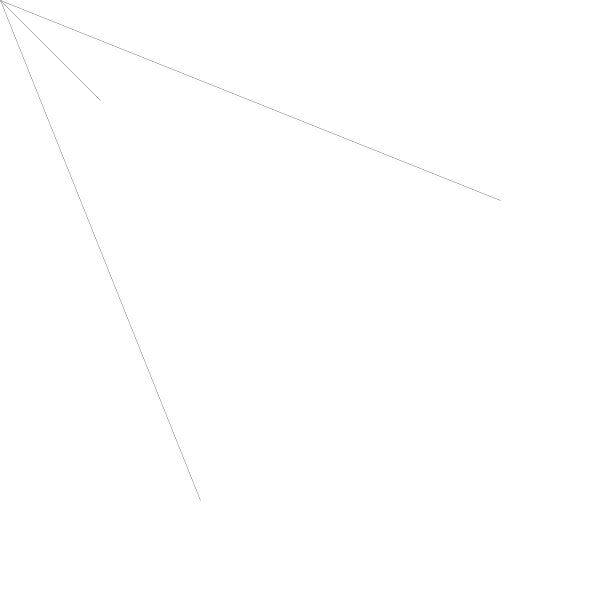
Frame 1 (no input)
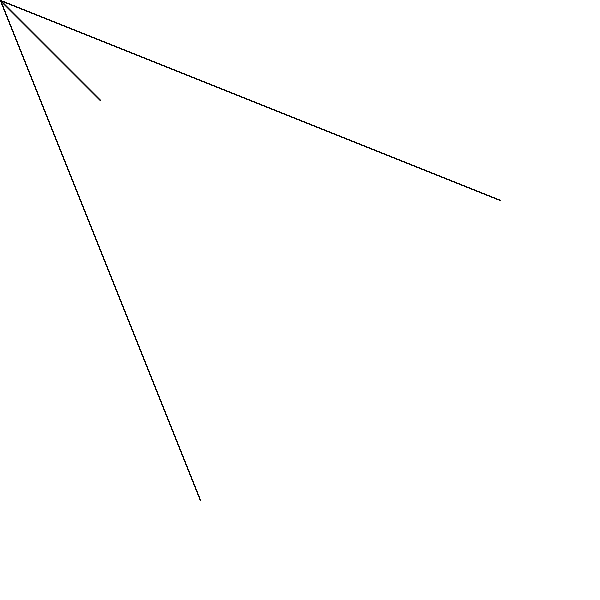
Frame 60 (the mouse pressed at the canvas centre just before this capture)
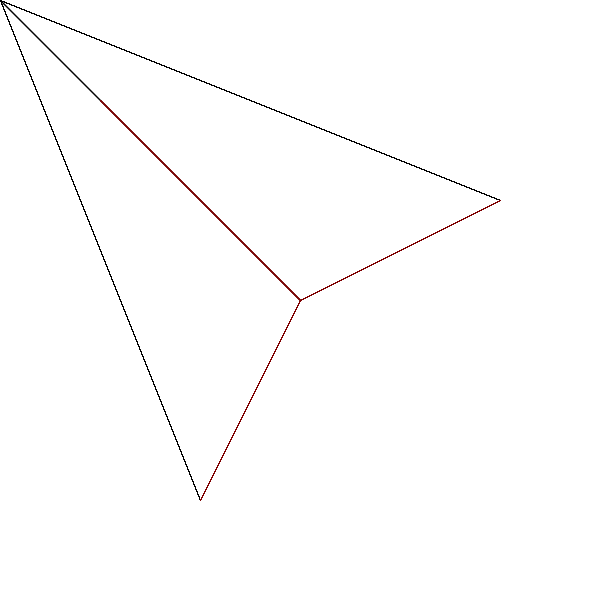
Frame 120 (the mouse held since frame 60 and released just before this capture)

The Processing sketch that drew these frames (run headless with seeded random() and noise(); from frame 60 on, the mouse is pressed at the canvas centre):

// Processing sketch: processing_181060
// ── processing_181060.pde

void setup() {
  size(600,600);
  background(255);
}
void draw() {
  stroke(map(mouseX,0,600,0,255),0,0);
  strokeWeight(map(mouseY,0,600,0.25,0.5));
  line(mouseX,mouseY,100,100);
  line(mouseX,mouseY,500,200);
  line(mouseX,mouseY,200,500);
}
